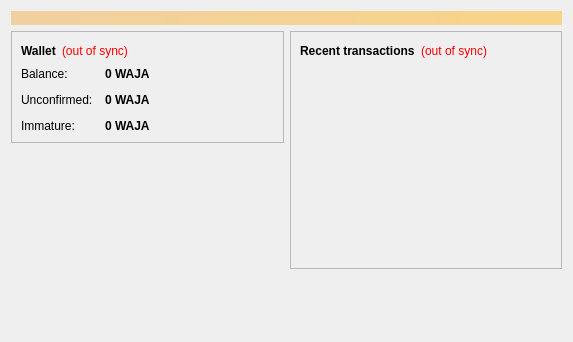
<?xml version="1.0" encoding="UTF-8"?>
<ui version="4.0">
 <class>OverviewPage</class>
 <widget class="QWidget" name="OverviewPage">
  <property name="geometry">
   <rect>
    <x>0</x>
    <y>0</y>
    <width>573</width>
    <height>342</height>
   </rect>
  </property>
  <property name="windowTitle">
   <string>Form</string>
  </property>
  <layout class="QVBoxLayout" name="topLayout">
   <item>
    <widget class="QLabel" name="labelAlerts">
     <property name="visible">
      <bool>false</bool>
     </property>
     <property name="styleSheet">
      <string notr="true">background-color: qlineargradient(x1: 0, y1: 0, x2: 1, y2: 0, stop:0 #F0D0A0, stop:1 #F8D488); color:#000000;</string>
     </property>
     <property name="wordWrap">
      <bool>true</bool>
     </property>
     <property name="margin">
      <number>3</number>
     </property>
    </widget>
   </item>
   <item>
    <layout class="QHBoxLayout" name="horizontalLayout" stretch="1,1">
     <item>
      <layout class="QVBoxLayout" name="verticalLayout_2">
       <item>
        <widget class="QFrame" name="frame">
         <property name="frameShape">
          <enum>QFrame::StyledPanel</enum>
         </property>
         <property name="frameShadow">
          <enum>QFrame::Raised</enum>
         </property>
         <layout class="QVBoxLayout" name="verticalLayout_4">
          <item>
           <layout class="QHBoxLayout" name="horizontalLayout_4">
            <item>
             <widget class="QLabel" name="label_5">
              <property name="font">
               <font>
                <weight>75</weight>
                <bold>true</bold>
               </font>
              </property>
              <property name="text">
               <string>Wallet</string>
              </property>
             </widget>
            </item>
            <item>
             <widget class="QLabel" name="labelWalletStatus">
              <property name="toolTip">
               <string>The displayed information may be out of date. Your wallet automatically synchronizes with the Wajacoin network after a connection is established, but this process has not completed yet.</string>
              </property>
              <property name="styleSheet">
               <string notr="true">QLabel { color: red; }</string>
              </property>
              <property name="text">
               <string notr="true">(out of sync)</string>
              </property>
              <property name="alignment">
               <set>Qt::AlignLeading|Qt::AlignLeft|Qt::AlignVCenter</set>
              </property>
             </widget>
            </item>
            <item>
             <spacer name="horizontalSpacer_2">
              <property name="orientation">
               <enum>Qt::Horizontal</enum>
              </property>
              <property name="sizeHint" stdset="0">
               <size>
                <width>40</width>
                <height>20</height>
               </size>
              </property>
             </spacer>
            </item>
           </layout>
          </item>
          <item>
           <layout class="QFormLayout" name="formLayout_2">
            <property name="fieldGrowthPolicy">
             <enum>QFormLayout::AllNonFixedFieldsGrow</enum>
            </property>
            <property name="horizontalSpacing">
             <number>12</number>
            </property>
            <property name="verticalSpacing">
             <number>12</number>
            </property>
            <item row="0" column="0">
             <widget class="QLabel" name="label">
              <property name="text">
               <string>Balance:</string>
              </property>
             </widget>
            </item>
            <item row="0" column="1">
             <widget class="QLabel" name="labelBalance">
              <property name="font">
               <font>
                <weight>75</weight>
                <bold>true</bold>
               </font>
              </property>
              <property name="cursor">
               <cursorShape>IBeamCursor</cursorShape>
              </property>
              <property name="toolTip">
               <string>Your current balance</string>
              </property>
              <property name="text">
               <string notr="true">0 WAJA</string>
              </property>
              <property name="textInteractionFlags">
               <set>Qt::LinksAccessibleByMouse|Qt::TextSelectableByKeyboard|Qt::TextSelectableByMouse</set>
              </property>
             </widget>
            </item>
            <item row="1" column="0">
             <widget class="QLabel" name="label_3">
              <property name="text">
               <string>Unconfirmed:</string>
              </property>
             </widget>
            </item>
            <item row="1" column="1">
             <widget class="QLabel" name="labelUnconfirmed">
              <property name="font">
               <font>
                <weight>75</weight>
                <bold>true</bold>
               </font>
              </property>
              <property name="cursor">
               <cursorShape>IBeamCursor</cursorShape>
              </property>
              <property name="toolTip">
               <string>Total of transactions that have yet to be confirmed, and do not yet count toward the current balance</string>
              </property>
              <property name="text">
               <string notr="true">0 WAJA</string>
              </property>
              <property name="textInteractionFlags">
               <set>Qt::LinksAccessibleByMouse|Qt::TextSelectableByKeyboard|Qt::TextSelectableByMouse</set>
              </property>
             </widget>
            </item>
            <item row="2" column="0">
             <widget class="QLabel" name="labelImmatureText">
              <property name="text">
               <string>Immature:</string>
              </property>
             </widget>
            </item>
            <item row="2" column="1">
             <widget class="QLabel" name="labelImmature">
              <property name="font">
               <font>
                <weight>75</weight>
                <bold>true</bold>
               </font>
              </property>
              <property name="toolTip">
               <string>Mined balance that has not yet matured</string>
              </property>
              <property name="text">
               <string notr="true">0 WAJA</string>
              </property>
              <property name="textInteractionFlags">
               <set>Qt::LinksAccessibleByMouse|Qt::TextSelectableByKeyboard|Qt::TextSelectableByMouse</set>
              </property>
             </widget>
            </item>
           </layout>
          </item>
         </layout>
        </widget>
       </item>
       <item>
        <spacer name="verticalSpacer">
         <property name="orientation">
          <enum>Qt::Vertical</enum>
         </property>
         <property name="sizeHint" stdset="0">
          <size>
           <width>20</width>
           <height>40</height>
          </size>
         </property>
        </spacer>
       </item>
      </layout>
     </item>
     <item>
      <layout class="QVBoxLayout" name="verticalLayout_3">
       <item>
        <widget class="QFrame" name="frame_2">
         <property name="frameShape">
          <enum>QFrame::StyledPanel</enum>
         </property>
         <property name="frameShadow">
          <enum>QFrame::Raised</enum>
         </property>
         <layout class="QVBoxLayout" name="verticalLayout">
          <item>
           <layout class="QHBoxLayout" name="horizontalLayout_2">
            <item>
             <widget class="QLabel" name="label_4">
              <property name="text">
               <string>&lt;b&gt;Recent transactions&lt;/b&gt;</string>
              </property>
             </widget>
            </item>
            <item>
             <widget class="QLabel" name="labelTransactionsStatus">
              <property name="toolTip">
               <string>The displayed information may be out of date. Your wallet automatically synchronizes with the Wajacoin network after a connection is established, but this process has not completed yet.</string>
              </property>
              <property name="styleSheet">
               <string notr="true">QLabel { color: red; }</string>
              </property>
              <property name="text">
               <string notr="true">(out of sync)</string>
              </property>
              <property name="alignment">
               <set>Qt::AlignRight|Qt::AlignTrailing|Qt::AlignVCenter</set>
              </property>
             </widget>
            </item>
            <item>
             <spacer name="horizontalSpacer">
              <property name="orientation">
               <enum>Qt::Horizontal</enum>
              </property>
              <property name="sizeHint" stdset="0">
               <size>
                <width>40</width>
                <height>20</height>
               </size>
              </property>
             </spacer>
            </item>
           </layout>
          </item>
          <item>
           <widget class="QListView" name="listTransactions">
            <property name="styleSheet">
             <string notr="true">QListView { background: transparent; }</string>
            </property>
            <property name="frameShape">
             <enum>QFrame::NoFrame</enum>
            </property>
            <property name="verticalScrollBarPolicy">
             <enum>Qt::ScrollBarAlwaysOff</enum>
            </property>
            <property name="horizontalScrollBarPolicy">
             <enum>Qt::ScrollBarAlwaysOff</enum>
            </property>
            <property name="selectionMode">
             <enum>QAbstractItemView::NoSelection</enum>
            </property>
           </widget>
          </item>
         </layout>
        </widget>
       </item>
       <item>
        <spacer name="verticalSpacer_2">
         <property name="orientation">
          <enum>Qt::Vertical</enum>
         </property>
         <property name="sizeHint" stdset="0">
          <size>
           <width>20</width>
           <height>40</height>
          </size>
         </property>
        </spacer>
       </item>
      </layout>
     </item>
    </layout>
   </item>
  </layout>
 </widget>
 <resources/>
 <connections/>
</ui>
